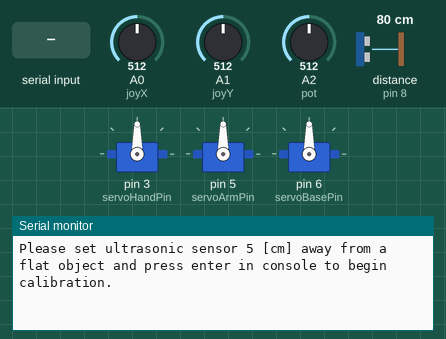
A sketch run on a simulated Arduino Uno, built with avr-gcc and run on an emulated ATmega328P. Shown: 3 × servo, the last lines printed to the serial monitor. The test bench sets the inputs (shaded band); at power-on: A0 (joyX) = 512, A1 (joyY) = 512, A2 (pot) = 512, distance to the obstacle (sensor on pin 8) 80 cm. The echo pulse lasts 58.3 µs per cm.

Above: at 0.8 s.
0.9 s: "start\n" received over Serial
At 2.06 s:
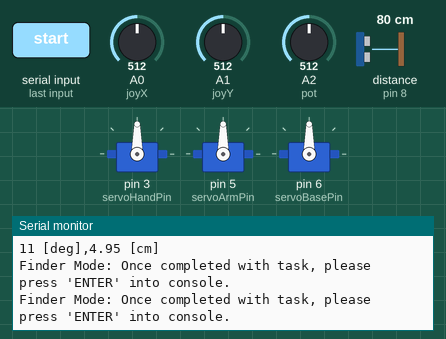
2.4 s: "1\n" received over Serial
At 2.71 s:
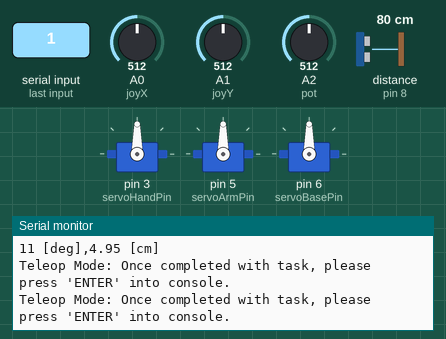
4.5 s: "0\n" received over Serial
Timing chart, 0 to 7.5 s (numbered marks = the images above; inputs shaded):
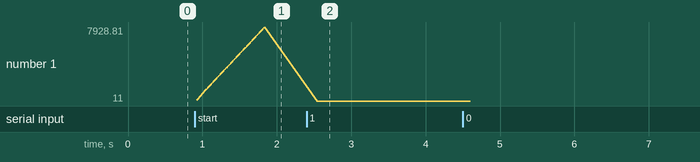

The sketch:

AERO_465_Final_Project.ino
```cpp
/*
   Final Project
   Brady Huntington, Quinn Marsh, Ankit Maurya, Ryo Takatori, Nick Williams
   AERO 465
   03/06/2020
*/

//Libraries
#include <Arduino.h>
#include <Servo.h>
#include "Header.h"

//Instances
Servo myServoHand;
Servo myServoArm;
Servo myServoBase;
Calibration calibration;
Kalman kalman;
UltraSonic ultraSonic;
Radar radar;
Arm arm;

//Assign pins and variables
int servoHandPin = 3; //Digital PWM pin used by the servo 1
int servoArmPin = 5; //Digital PWM pin used by the servo 2
int servoBasePin = 6;
int trigPin = 7;
int echoPin = 8;
int joyX = 0;   //Analog pin to which the joystick (X) is connected
int joyY = 1;   //Analog pin to which the joystick (Y) is connected
int pot = 2;
bool isThereSomething = false;
int currentAngle = 11;
int saveAngle = 11;

void setup() {
  // put your setup code here, to run once:
  Serial.begin(9600);
  //Servos
  myServoHand.attach(servoHandPin);
  myServoArm.attach(servoArmPin);
  myServoBase.attach(servoBasePin);
  //Pins
  pinMode(trigPin, OUTPUT); // Sets the trigPin as an Output
  pinMode(echoPin, INPUT); // Sets the echoPin as an Input
  //Calibration
  calibration.calibrationPrompt();
  calibration.calibrationSequence(trigPin, echoPin);
}

void loop() {
  // put your main code here, to run repeatedly:
  //Radar
  radar.finder(trigPin, echoPin, myServoBase, &isThereSomething, &currentAngle, calibration.distCalValue, saveAngle);
  saveAngle = currentAngle;//Save angle it stopped at
  //Arm
  arm.armMover(pot, joyY, joyX, myServoHand, myServoArm, myServoBase, isThereSomething, currentAngle);
  Serial.println(currentAngle);
}
```

Header.h
```cpp
/*
   Final Project
   Brady Huntington, Quinn Marsh, Ankit Maurya, Ryo Takatori, Nick Williams
   AERO 465
   03/06/2020
*/

//Define header and include libraries
#ifndef Header_h
#define Header_h
#include <Arduino.h>
#include <Servo.h>

//Classes, functions, and variables

//Ultrasonic sensor
class UltraSonic {
  public:
    float calculateDistance(int trigPin, int echoPin);
    float duration;
    float distance;
  private:
};

//Calibration
class Calibration: public UltraSonic {
  public:
    // Variables and Functions
    String userInput;
    void calibrationPrompt();
    void calibrationSequence(int trigPin, int echoPin);
    float distance;
    float distCalValue;
    float distCalSum = 0;
    int sampleSize = 100;
    unsigned int count1 = 0;
  private:
};

//Kalman filter
class Kalman: public UltraSonic {
  public:
    float kf(int trigPin, int echoPin, float distanceCalValue);
    float distance;
    double distKg;
    float distEst = 2;
    double distErrorEst = 1;
    float distMea;
    double distErrorMea = 0.073361037;
    float distVarProcess = 0.001;
  private:
};

//Radar
class Radar: public Kalman {
  public:
    void finder(int trigPin, int echoPin, Servo myServoBase, bool* isThereSomething, int* currentAngle, float distanceCalValue, int saveAngle);
    float distance;
    char userInput;
  private:
};

//Arm
class Arm {
  public:
    void armMover(int pot, int joyY, int joyX, Servo myServoHand, Servo myServoArm, Servo myServoBase, bool isThereSomething, int currentAngle);
    int valHand;
    int valArm;
    int valBase;
    char userInput;
  private:
};
#endif
```

Source.cpp
```cpp
/*
   Final Project
   Brady Huntington, Quinn Marsh, Ankit Maurya, Ryo Takatori, Nick Williams
   AERO 465
   03/06/2020
*/

//Libraries
#include <Arduino.h>
#include <Servo.h>
#include "Header.h"

//Calibration prompt for user
void Calibration::calibrationPrompt() {
  Serial.println(F("Please set ultrasonic sensor 5 [cm] away from a flat object and press enter in console to begin calibration."));
  while (Serial.available() <= 0) {
    userInput = Serial.readStringUntil('\n');
    if (userInput == "start") {
      return;
    }
  }
}

// Ultrasonic sensor distance calculation
float UltraSonic::calculateDistance(int trigPin, int echoPin) {
  digitalWrite(trigPin, LOW);
  delayMicroseconds(2);
  // Sets the trigPin on HIGH state for 10 micro seconds
  digitalWrite(trigPin, HIGH);
  delayMicroseconds(10);
  digitalWrite(trigPin, LOW);
  duration = pulseIn(echoPin, HIGH); // Reads the echoPin, returns the sound wave travel time in microseconds
  distance = duration * 0.034 / 2;
  return distance;
}

//Calibration sequence for ultrasonic sensor
void Calibration::calibrationSequence(int trigPin, int echoPin) {
  UltraSonic ultraSonic;
  Serial.println(F("Start Calibration"));
  //Collection of data for sample size
  do {
    distance = ultraSonic.calculateDistance(trigPin, echoPin);
    distCalSum = distCalSum + distance;
    Serial.println(distCalSum);
    count1++;
  } while (count1 != sampleSize); // 1024 times
  //Give average
  distCalSum = distCalSum / sampleSize;
  distCalValue = 5 / distCalSum;
  Serial.println(F("End Calibration"));
  Serial.print(F("Calibration Result (Offset): "));
  Serial.println(distCalValue);
}

//Kalman filter
float Kalman::kf(int trigPin, int echoPin, float distCalValue) {
  UltraSonic ultraSonic;
  distance = ultraSonic.calculateDistance(trigPin, echoPin);
  distance = distance * distCalValue;
  distMea = distance; //Measured distance
  distErrorEst = distErrorEst + distVarProcess; //Estimate error adding in variation
  distKg = distErrorEst / (distErrorEst + distErrorMea); //Kalman gain
  distEst = distEst + distKg * (distMea - distEst); //Estimate
  distErrorEst = (1 - distKg) * distErrorEst; //Estimate error
  return distEst;
}

//Radar object finder
void Radar::finder(int trigPin, int echoPin, Servo myServoBase, bool* isThereSomething, int* currentAngle, float distanceCalValue, int saveAngle) {
  Kalman kalman;
  //Returning turn
  for (int i = saveAngle; i > 10; i--) {
    myServoBase.write(i);
    delay(10);
    //Apply Kalman filter
    for (int j = 0; j <= 3; j++) {
      distance = kalman.kf(trigPin, echoPin, distanceCalValue);
    }
    Serial.print(i);
    Serial.print(" [deg],");
    Serial.print(distance);
    Serial.println(" [cm]");
    //Let user control teleop
    userInput = Serial.read();
    if (userInput == '\n') {
      *isThereSomething = false;
      *currentAngle = i;
      return;
    }
    //Stop when object is within 15 [cm]
    if (distance < 15) {
      *isThereSomething = true;
      *currentAngle = i;
      return;
    }
  }
  do {
    Serial.println("For teleoperated arm, press 'ENTER' into console.");
    //First turn
    for (int i = 10; i <= 170; i++) {
      myServoBase.write(i);
      delay(10);
      //Apply Kalman filter
      for (int j = 0; j <= 3; j++) {
        distance = kalman.kf(trigPin, echoPin, distanceCalValue);
      }
      Serial.print(i);
      Serial.print(" [deg],");
      Serial.print(distance);
      Serial.println(" [cm]");
      //Let user control teleop
      userInput = Serial.read();
      if (userInput == '\n') {
        *isThereSomething = false;
        *currentAngle = i;
        return;
      }
      //Stop when object is within 15 [cm]
      if (distance < 15) {
        *isThereSomething = true;
        *currentAngle = i;
        return;
      }
    }
    //Returning turn
    for (int i = 165; i > 10; i--) {
      myServoBase.write(i);
      delay(10);
      //Apply Kalman filter
      for (int j = 0; j <= 3; j++) {
        distance = kalman.kf(trigPin, echoPin, distanceCalValue);
      }
      Serial.print(i);
      Serial.print(" [deg],");
      Serial.print(distance);
      Serial.println(" [cm]");
      //Let user control teleop
      userInput = Serial.read();
      if (userInput == '\n') {
        *isThereSomething = false;
        *currentAngle = i;
        return;
      }
      //Stop when object is within 15 [cm]
      if (distance < 15) {
        *isThereSomething = true;
        *currentAngle = i;
        return;
      }
    }
    *isThereSomething = false;
  } while (Serial.available() <= 0);
}

//Arm movement
void Arm::armMover(int pot, int joyY, int joyX, Servo myServoHand, Servo myServoArm, Servo myServoBase, bool isThereSomething, int currentAngle) {
  //Restrict base rotation at specific angle when object is found
  if (isThereSomething == true) {
    while (Serial.available() <= 0) {
      //Load peripherals and map values
      valHand = analogRead(pot);
      valArm = analogRead(joyY); //Read the joystick Y value (value between 0 and 1023)
      valBase = analogRead(joyX); //Read the joystick X value (value between 0 and 1023)
      valHand = map(valHand, 0, 1023, 0, 180);
      valArm = map(valArm, 0, 1023, 10, 170); //Scale the joystick X value to use it with the servo
      myServoHand.write(valHand);
      delay(30);
      myServoArm.write(valArm);
      delay(30);
      myServoBase.write(currentAngle);
      delay(30);
      // Allow usuer to exit
      Serial.println("Finder Mode: Once completed with task, please press 'ENTER' into console.");
      userInput = Serial.read();
      if (userInput == '\n') {
        return;
      }
    }
  }
  //Free all movements when user asks
  else {
    while (Serial.available() <= 0) {
      //Load peripherals and map values
      valHand = analogRead(pot);
      valArm = analogRead(joyY); //Read the joystick Y value (value between 0 and 1023)
      valBase = analogRead(joyX); //Read the joystick X value (value between 0 and 1023)
      valHand = map(valHand, 0, 1023, 0, 180);
      valArm = map(valArm, 0, 1023, 10, 170); //Scale the joystick X value to use it with the servo
      valBase = map(valBase, 0, 1023, 10, 170); //Scale the joystick X value to use it with the servo
      myServoHand.write(valHand);
      delay(30);
      myServoArm.write(valArm);
      delay(30);
      myServoBase.write(valBase);
      delay(30);
      // Allow usuer to exit
      Serial.println("Teleop Mode: Once completed with task, please press 'ENTER' into console.");
      userInput = Serial.read();
      if (userInput == '\n') {
        return;
      }
    }
  }
}
```

Measured:
- after the input at 0.9 s, the serial monitor: prints a new line at once (image 1)
